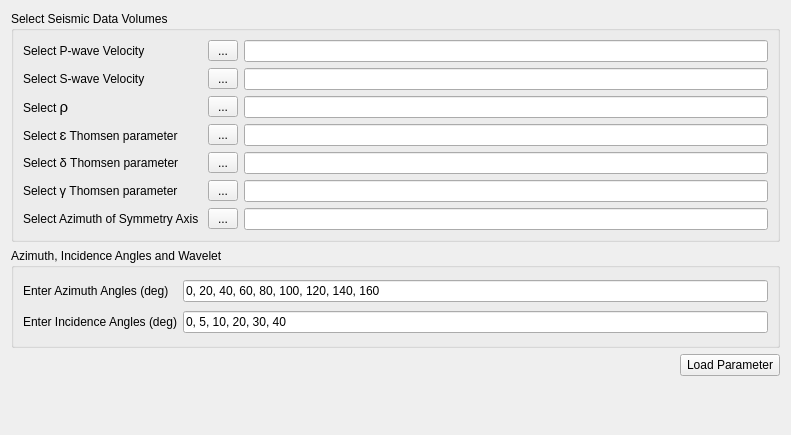
<?xml version="1.0" encoding="UTF-8"?>
<ui version="4.0">
 <class>PageSeismicForwardingOne</class>
 <widget class="QWidget" name="PageSeismicForwardingOne">
  <property name="geometry">
   <rect>
    <x>0</x>
    <y>0</y>
    <width>791</width>
    <height>435</height>
   </rect>
  </property>
  <property name="windowTitle">
   <string>Form</string>
  </property>
  <layout class="QGridLayout" name="gridLayout_3">
   <item row="0" column="0" colspan="2">
    <widget class="QGroupBox" name="groupBox">
     <property name="title">
      <string>Select Seismic Data Volumes</string>
     </property>
     <layout class="QGridLayout" name="gridLayout">
      <item row="0" column="0">
       <widget class="QLabel" name="label">
        <property name="text">
         <string>Select P-wave Velocity</string>
        </property>
       </widget>
      </item>
      <item row="0" column="1">
       <widget class="QToolButton" name="m_pBtnSelectVp">
        <property name="minimumSize">
         <size>
          <width>30</width>
          <height>0</height>
         </size>
        </property>
        <property name="maximumSize">
         <size>
          <width>16777215</width>
          <height>16777215</height>
         </size>
        </property>
        <property name="text">
         <string>...</string>
        </property>
        <property name="icon">
         <iconset resource="../xconsole/x.qrc">
          <normaloff>:/Icon/18804.png</normaloff>:/Icon/18804.png</iconset>
        </property>
       </widget>
      </item>
      <item row="0" column="2">
       <widget class="QLineEdit" name="m_pLineEdtVp">
        <property name="readOnly">
         <bool>true</bool>
        </property>
       </widget>
      </item>
      <item row="1" column="0">
       <widget class="QLabel" name="label_2">
        <property name="text">
         <string>Select S-wave Velocity</string>
        </property>
       </widget>
      </item>
      <item row="1" column="1">
       <widget class="QToolButton" name="m_pBtnSelectVs">
        <property name="minimumSize">
         <size>
          <width>30</width>
          <height>0</height>
         </size>
        </property>
        <property name="maximumSize">
         <size>
          <width>16777215</width>
          <height>16777215</height>
         </size>
        </property>
        <property name="text">
         <string>...</string>
        </property>
        <property name="icon">
         <iconset resource="../xconsole/x.qrc">
          <normaloff>:/Icon/18804.png</normaloff>:/Icon/18804.png</iconset>
        </property>
       </widget>
      </item>
      <item row="1" column="2">
       <widget class="QLineEdit" name="m_pLineEdtVs">
        <property name="readOnly">
         <bool>true</bool>
        </property>
       </widget>
      </item>
      <item row="2" column="0">
       <widget class="QLabel" name="label_3">
        <property name="text">
         <string>&lt;html&gt;&lt;head/&gt;&lt;body&gt;&lt;p&gt;Select &lt;span style=&quot; font-family:'Calibri,sans-serif'; font-size:11pt;&quot;&gt;ρ&lt;/span&gt;&lt;/p&gt;&lt;/body&gt;&lt;/html&gt;</string>
        </property>
       </widget>
      </item>
      <item row="2" column="1">
       <widget class="QToolButton" name="m_pBtnSelectRho">
        <property name="minimumSize">
         <size>
          <width>30</width>
          <height>0</height>
         </size>
        </property>
        <property name="maximumSize">
         <size>
          <width>16777215</width>
          <height>16777215</height>
         </size>
        </property>
        <property name="text">
         <string>...</string>
        </property>
        <property name="icon">
         <iconset resource="../xconsole/x.qrc">
          <normaloff>:/Icon/18804.png</normaloff>:/Icon/18804.png</iconset>
        </property>
       </widget>
      </item>
      <item row="2" column="2">
       <widget class="QLineEdit" name="m_pLineEdtRho">
        <property name="readOnly">
         <bool>true</bool>
        </property>
       </widget>
      </item>
      <item row="3" column="0">
       <widget class="QLabel" name="label_4">
        <property name="text">
         <string>&lt;html&gt;&lt;head/&gt;&lt;body&gt;&lt;p&gt;Select &lt;span style=&quot; font-size:11pt;&quot;&gt;ɛ&lt;/span&gt; Thomsen parameter&lt;/p&gt;&lt;/body&gt;&lt;/html&gt;</string>
        </property>
       </widget>
      </item>
      <item row="3" column="1">
       <widget class="QToolButton" name="m_pBtnSelectEpsilon">
        <property name="minimumSize">
         <size>
          <width>30</width>
          <height>0</height>
         </size>
        </property>
        <property name="maximumSize">
         <size>
          <width>16777215</width>
          <height>16777215</height>
         </size>
        </property>
        <property name="text">
         <string>...</string>
        </property>
        <property name="icon">
         <iconset resource="../xconsole/x.qrc">
          <normaloff>:/Icon/18804.png</normaloff>:/Icon/18804.png</iconset>
        </property>
       </widget>
      </item>
      <item row="3" column="2">
       <widget class="QLineEdit" name="m_pLineEdtEpsilon">
        <property name="readOnly">
         <bool>true</bool>
        </property>
       </widget>
      </item>
      <item row="4" column="0">
       <widget class="QLabel" name="label_6">
        <property name="text">
         <string>&lt;html&gt;&lt;head/&gt;&lt;body&gt;&lt;p&gt;Select &lt;span style=&quot; font-size:10pt;&quot;&gt;δ&lt;/span&gt; Thomsen parameter&lt;/p&gt;&lt;/body&gt;&lt;/html&gt;</string>
        </property>
       </widget>
      </item>
      <item row="4" column="1">
       <widget class="QToolButton" name="m_pBtnSelectDelta">
        <property name="minimumSize">
         <size>
          <width>30</width>
          <height>0</height>
         </size>
        </property>
        <property name="maximumSize">
         <size>
          <width>16777215</width>
          <height>16777215</height>
         </size>
        </property>
        <property name="text">
         <string>...</string>
        </property>
        <property name="icon">
         <iconset resource="../xconsole/x.qrc">
          <normaloff>:/Icon/18804.png</normaloff>:/Icon/18804.png</iconset>
        </property>
       </widget>
      </item>
      <item row="4" column="2">
       <widget class="QLineEdit" name="m_pLineEdtDelta">
        <property name="readOnly">
         <bool>true</bool>
        </property>
       </widget>
      </item>
      <item row="5" column="0">
       <widget class="QLabel" name="label_5">
        <property name="text">
         <string>&lt;html&gt;&lt;head/&gt;&lt;body&gt;&lt;p&gt;Select &lt;span style=&quot; font-size:10pt;&quot;&gt;γ&lt;/span&gt; Thomsen parameter&lt;/p&gt;&lt;/body&gt;&lt;/html&gt;</string>
        </property>
       </widget>
      </item>
      <item row="5" column="1">
       <widget class="QToolButton" name="m_pBtnSelectGamma">
        <property name="minimumSize">
         <size>
          <width>30</width>
          <height>0</height>
         </size>
        </property>
        <property name="maximumSize">
         <size>
          <width>16777215</width>
          <height>16777215</height>
         </size>
        </property>
        <property name="text">
         <string>...</string>
        </property>
        <property name="icon">
         <iconset resource="../xconsole/x.qrc">
          <normaloff>:/Icon/18804.png</normaloff>:/Icon/18804.png</iconset>
        </property>
       </widget>
      </item>
      <item row="5" column="2">
       <widget class="QLineEdit" name="m_pLineEdtGamma">
        <property name="readOnly">
         <bool>true</bool>
        </property>
       </widget>
      </item>
      <item row="6" column="0">
       <widget class="QLabel" name="label_7">
        <property name="text">
         <string>&lt;html&gt;&lt;head/&gt;&lt;body&gt;&lt;p&gt;Select Azimuth of Symmetry Axis &lt;/p&gt;&lt;/body&gt;&lt;/html&gt;</string>
        </property>
       </widget>
      </item>
      <item row="6" column="1">
       <widget class="QToolButton" name="m_pBtnSelectAzimuth">
        <property name="minimumSize">
         <size>
          <width>30</width>
          <height>0</height>
         </size>
        </property>
        <property name="maximumSize">
         <size>
          <width>16777215</width>
          <height>16777215</height>
         </size>
        </property>
        <property name="text">
         <string>...</string>
        </property>
        <property name="icon">
         <iconset resource="../xconsole/x.qrc">
          <normaloff>:/Icon/18804.png</normaloff>:/Icon/18804.png</iconset>
        </property>
       </widget>
      </item>
      <item row="6" column="2">
       <widget class="QLineEdit" name="m_pLineEdtAzimuth">
        <property name="readOnly">
         <bool>true</bool>
        </property>
       </widget>
      </item>
     </layout>
    </widget>
   </item>
   <item row="1" column="0" colspan="2">
    <widget class="QGroupBox" name="groupBox_2">
     <property name="minimumSize">
      <size>
       <width>0</width>
       <height>100</height>
      </size>
     </property>
     <property name="title">
      <string>Azimuth, Incidence Angles and Wavelet</string>
     </property>
     <layout class="QGridLayout" name="gridLayout_2">
      <item row="0" column="1">
       <widget class="QLineEdit" name="m_pLineEdtEnterAzi">
        <property name="text">
         <string>0, 20, 40, 60, 80, 100, 120, 140, 160</string>
        </property>
       </widget>
      </item>
      <item row="1" column="0">
       <widget class="QLabel" name="label_9">
        <property name="text">
         <string>Enter Incidence Angles (deg)</string>
        </property>
       </widget>
      </item>
      <item row="0" column="0">
       <widget class="QLabel" name="label_8">
        <property name="text">
         <string>Enter Azimuth Angles (deg)</string>
        </property>
       </widget>
      </item>
      <item row="1" column="1">
       <widget class="QLineEdit" name="m_pLineEdtEnterIncidence">
        <property name="text">
         <string>0, 5, 10, 20, 30, 40</string>
        </property>
       </widget>
      </item>
     </layout>
    </widget>
   </item>
   <item row="2" column="0">
    <spacer name="horizontalSpacer">
     <property name="orientation">
      <enum>Qt::Horizontal</enum>
     </property>
     <property name="sizeHint" stdset="0">
      <size>
       <width>664</width>
       <height>20</height>
      </size>
     </property>
    </spacer>
   </item>
   <item row="2" column="1">
    <widget class="QPushButton" name="m_pPushBtnLoadPara">
     <property name="minimumSize">
      <size>
       <width>100</width>
       <height>0</height>
      </size>
     </property>
     <property name="toolTip">
      <string>Please select an item on the tree to copy its parameter here.</string>
     </property>
     <property name="text">
      <string>Load Parameter</string>
     </property>
    </widget>
   </item>
   <item row="3" column="0">
    <spacer name="verticalSpacer">
     <property name="orientation">
      <enum>Qt::Vertical</enum>
     </property>
     <property name="sizeHint" stdset="0">
      <size>
       <width>20</width>
       <height>47</height>
      </size>
     </property>
    </spacer>
   </item>
  </layout>
 </widget>
 <resources>
  <include location="../xconsole/x.qrc"/>
 </resources>
 <connections/>
</ui>
